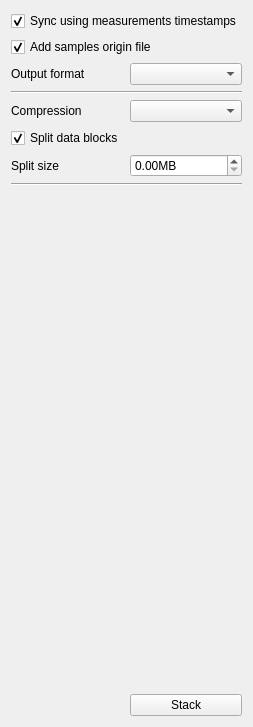
      <widget class="QWidget" name="stack_tab">
       <attribute name="icon">
        <iconset resource="resource.qrc">
         <normaloff>:/stack.png</normaloff>:/stack.png</iconset>
       </attribute>
       <attribute name="title">
        <string>Stack</string>
       </attribute>
       <layout class="QGridLayout" name="gridLayout_8">
        <item row="0" column="0" colspan="2">
         <widget class="QCheckBox" name="stack_sync">
          <property name="text">
           <string>Sync using measurements timestamps</string>
          </property>
          <property name="checked">
           <bool>true</bool>
          </property>
         </widget>
        </item>
        <item row="1" column="0" colspan="2">
         <widget class="QCheckBox" name="stack_add_samples_origin">
          <property name="text">
           <string>Add samples origin file</string>
          </property>
          <property name="checked">
           <bool>true</bool>
          </property>
         </widget>
        </item>
        <item row="2" column="0">
         <widget class="QLabel" name="label_26">
          <property name="text">
           <string>Output format</string>
          </property>
         </widget>
        </item>
        <item row="2" column="1">
         <widget class="QComboBox" name="stack_format"/>
        </item>
        <item row="3" column="0" colspan="2">
         <widget class="Line" name="line_8">
          <property name="orientation">
           <enum>Qt::Horizontal</enum>
          </property>
         </widget>
        </item>
        <item row="4" column="0">
         <widget class="QLabel" name="label_25">
          <property name="text">
           <string>Compression</string>
          </property>
         </widget>
        </item>
        <item row="4" column="1">
         <widget class="QComboBox" name="stack_compression"/>
        </item>
        <item row="5" column="0">
         <widget class="QCheckBox" name="stack_split">
          <property name="text">
           <string>Split data blocks</string>
          </property>
          <property name="checked">
           <bool>true</bool>
          </property>
         </widget>
        </item>
        <item row="6" column="0">
         <widget class="QLabel" name="label_23">
          <property name="text">
           <string>Split size </string>
          </property>
         </widget>
        </item>
        <item row="6" column="1">
         <widget class="QDoubleSpinBox" name="stack_split_size">
          <property name="suffix">
           <string>MB</string>
          </property>
          <property name="maximum">
           <double>4.000000000000000</double>
          </property>
         </widget>
        </item>
        <item row="7" column="0" colspan="2">
         <widget class="Line" name="line_7">
          <property name="orientation">
           <enum>Qt::Horizontal</enum>
          </property>
         </widget>
        </item>
        <item row="8" column="1">
         <spacer name="verticalSpacer_7">
          <property name="orientation">
           <enum>Qt::Vertical</enum>
          </property>
          <property name="sizeHint" stdset="0">
           <size>
            <width>20</width>
            <height>502</height>
           </size>
          </property>
         </spacer>
        </item>
        <item row="9" column="1">
         <widget class="QPushButton" name="stack_btn">
          <property name="text">
           <string>Stack</string>
          </property>
          <property name="icon">
           <iconset resource="resource.qrc">
            <normaloff>:/stack.png</normaloff>:/stack.png</iconset>
          </property>
         </widget>
        </item>
       </layout>
      </widget>
